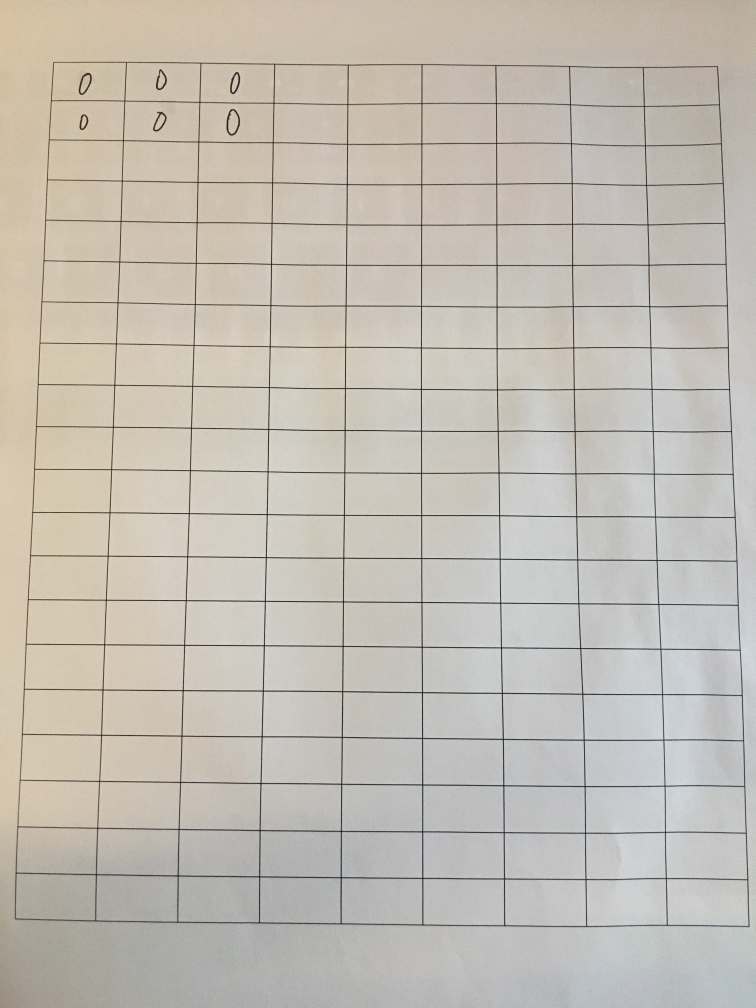
//> input picture opencv_server/demo/201811231546039232image.jpg, 3024 x 4032 px (shown at 1/4 size)
$ ./demo   (built with g++ and OpenCV 4)
//> lines starting //> are read from the running program, lines starting //| are printed output that depends on the picture; after the words box and inside, x2 and y2 are one past the last pixel; in counts of white or black regions, pixels touching at a corner belong together
#include <iostream>
#include <stdio.h>
#include <stdlib.h>
#include <algorithm>
#include <string>
#include <vector>
#include <numeric>
#include <xlocale.h>
#include <opencv2/core.hpp>
#include <opencv2/opencv.hpp>
#include <opencv2/highgui/highgui.hpp>
#include <opencv2/imgproc/imgproc.hpp>
#include <opencv2/aruco.hpp>

using namespace cv;
using namespace std;
void sm(cv::Mat &img)
{
  imshow("sm show", img);
  cv::waitKey();
}

int main(int argc, const char *argv[])
{

  cv::Mat img = cv::imread("./201811231546039232image.jpg");
//> img is the input picture: 4032 rows x 3024 cols, CV_8UC3; mean B, G, R 180.6, 189.7, 195
  GaussianBlur(img, img, Size(3, 3), 0, 0);
  cvtColor(img, img, CV_BGR2GRAY);
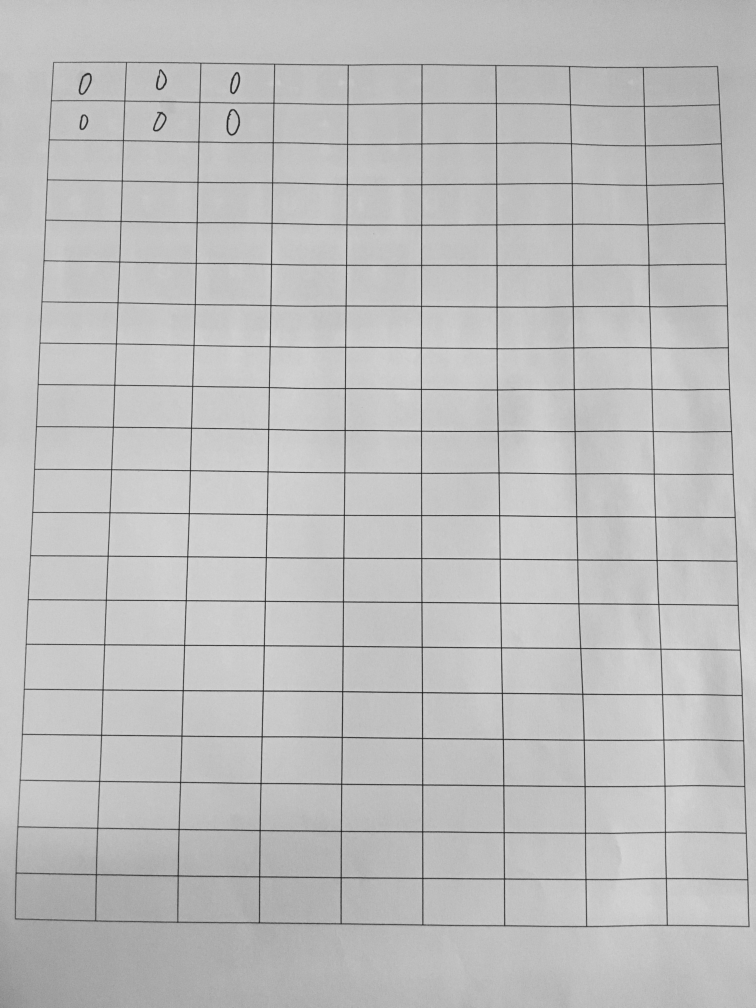
//> img: 4032 rows x 3024 cols, CV_8UC1 (shown at 1/4 size); min 8, max 223, mean 190.3
  int height = img.rows;
//> height = 4032
  int width = img.cols;
//> width = 3024
  double scale;
  if (height >= width)
  {
    scale = 800.0 / height;
//> scale = 0.198
  }
  else
  {
    scale = 800.0 / width;
  }
  cv::resize(img, img, cv::Size(width * scale, height * scale), 0, 0, CV_INTER_AREA);
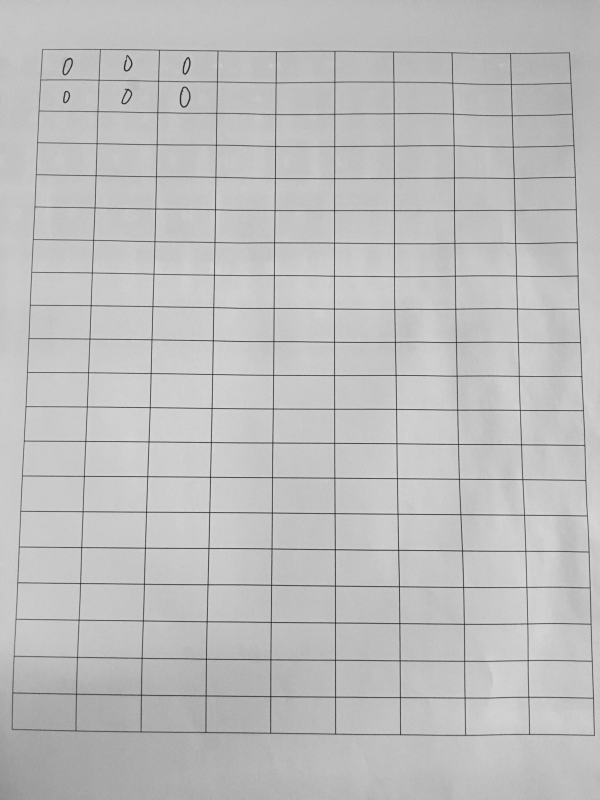
//> img: 800 rows x 600 cols, CV_8UC1; min 39, max 215, mean 190.3

  Mat binary_image;
  adaptiveThreshold(img, binary_image, 255, CV_ADAPTIVE_THRESH_MEAN_C,
                    CV_THRESH_BINARY_INV, 25, 10);
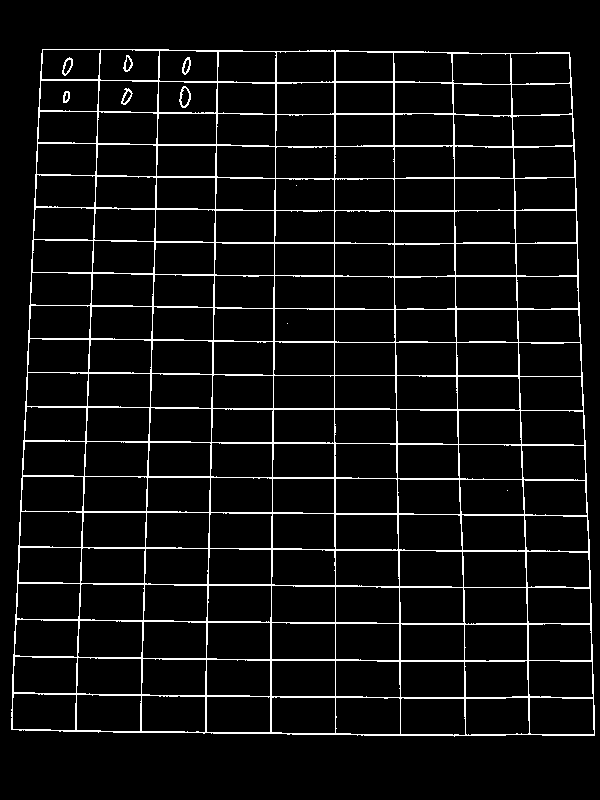
//> binary_image: 800 rows x 600 cols, CV_8UC1; 6.2% white in thin lines or dots, all inside (x1, y1, x2, y2) = (11, 49, 595, 737)

  vector<vector<Point>> contours;
  vector<Rect> boundRect(contours.size());
  findContours(binary_image, contours, CV_RETR_EXTERNAL, CV_CHAIN_APPROX_NONE);
//> contours = 1 contour; box (x1, y1, x2, y2) and area: (11, 49, 595, 737) 380112

  vector<Point> contour = contours[0];
//> contour = contour of 2473 points, box (x1, y1, x2, y2) (11, 49, 595, 737), area 380112
  RotatedRect rect = minAreaRect(contour);
//> rect = centre (305.5, 392.1), size (685, 583.2), angle -89.5

  // [6 lines of commented-out code are left out]

  Point2f vertices[4];
  rect.points(vertices);
//> vertices = 4 Points (x, y): [594, 737.3], [10.79, 732], [16.99, 47], [600.2, 52.28]

  int minX = vertices[0].x;
//> minX = 593
  int minY = vertices[0].y;
//> minY = 737
  int maxX = vertices[0].x;
//> maxX = 593
  int maxY = vertices[0].y;
//> maxY = 737

  for (int i = 0; i < contours.size(); i++) //遍历每一个轮廓
  {
    //获取（第i+1个）外接矩形的4个顶点坐标
    RotatedRect rectPoint = minAreaRect(contours[i]);
    Point2f fourPoint[4];        //定义一个存储以上4个点的坐标的变量
    rectPoint.points(fourPoint); //将rectPoint变量中存储的坐标值 放到fourPoint的数组中

    for (int j = 0; j < 4; j++)
    {
      if (fourPoint[j].x < minX)
      {
        minX = fourPoint[j].x;
      }
      if (fourPoint[j].x > maxX)
      {
        maxX = fourPoint[j].x;
      }
      if (fourPoint[j].y < minY)
      {
        minY = fourPoint[j].y;
      }
      if (fourPoint[j].y > maxY)
      {
        maxY = fourPoint[j].y;
      }
    }
  }
//> this loop made 1 pass
//> (rectPoint, minX, maxX, minY, maxY) on pass 1: (centre (305.5, 392.1), size (685, 583.2), angle -89.5, 10, 600, 47, 737)
//> after the loop, minX = 10; maxX = 600; minY = 47; maxY = 737

  Mat dd(img.rows - 1, img.cols - 1, CV_32F);
  cv::drawContours(dd,
                   contours,
                   0,
                   Scalar(255, 255, 255));
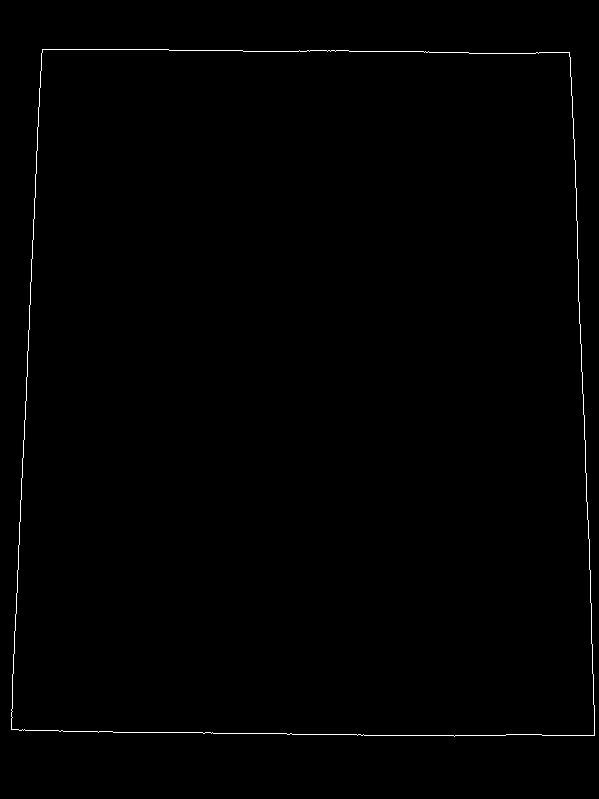
//> dd: 799 rows x 599 cols, CV_32FC1; 0.52% white in thin lines or dots, all inside (x1, y1, x2, y2) = (11, 49, 595, 737)

  vector<vector<Point>> contours2;

  Mat cornerStrength;
  goodFeaturesToTrack(dd, cornerStrength, 10, 12, 0.1);
//> cornerStrength = empty

  //对灰度图进行阈值操作，得到二值图并显示
  Mat harrisCorner;
  threshold(cornerStrength, harrisCorner, 0.00001, 255, THRESH_BINARY);
//> (the run ends here: the program stops with an error, at `imshow("sm show", img);`)
